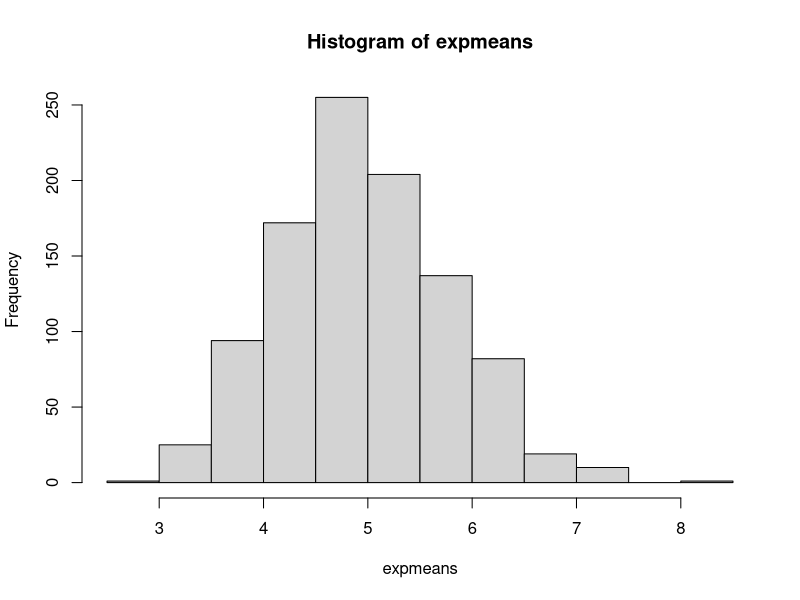

Write R code to recreate this figure.
## ---- chunk 1
rexp(40,0.2)
## ---- chunk 2
expmeans <- 1:1000

for (i in 1:1000) { 
  expmeans[i] <- mean(rexp(40,0.2))
}

head(expmeans)
## ---- chunk 3
sqrt(5/8)
## ---- chunk 4
sdist <- sd(expmeans)
samplemean <- mean(expmeans)
(samplemean - 5.0)/(5/sqrt(40)) # Number of standard deviations sample mean is from calculated mean
## ---- chunk 5
summary(expmeans)
hist(expmeans)
